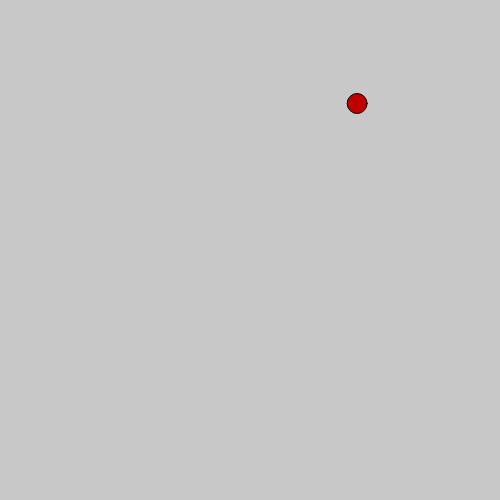
Frame 1 (no input)
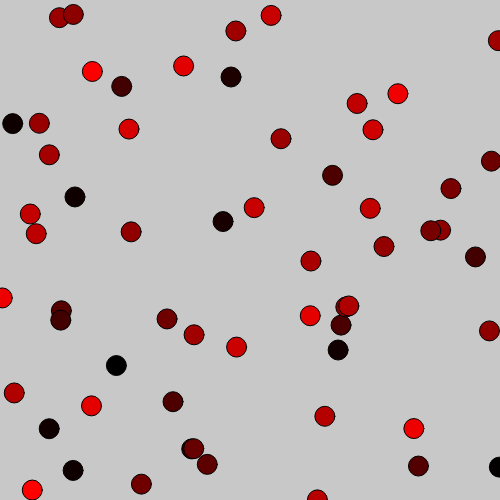
Frame 60 (no input)
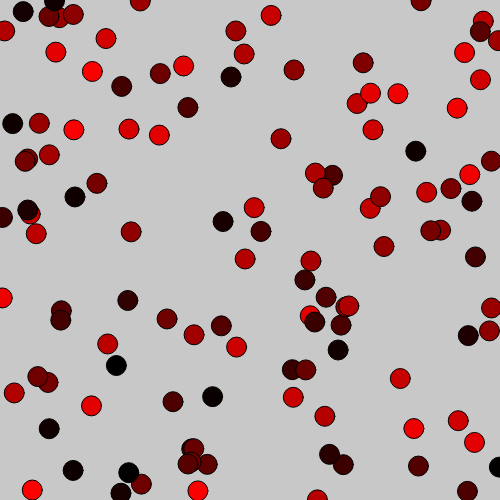
Frame 120 (the mouse pressed at the canvas centre since frame 60)

The p5.js sketch that drew these frames (run headless with seeded random() and noise() and a simulated clock; from frame 60 on, the mouse is pressed at the canvas centre):

// p5.js sketch
// ── sketch.js
var myRandomNumX;
var myRandomNumY;
var myRandomNumR;

function setup() {
  createCanvas(500, 500);
  background(200);
}

function draw() {
    myRandomNumX = random(width);
    myRandomNumY = random(height);
    myRandomNumR = random(255);

    stroke(0, 0, 0, 255);

    fill(myRandomNumR, 0, 0);
    ellipse(myRandomNumX, myRandomNumY, 20, 20);
}
